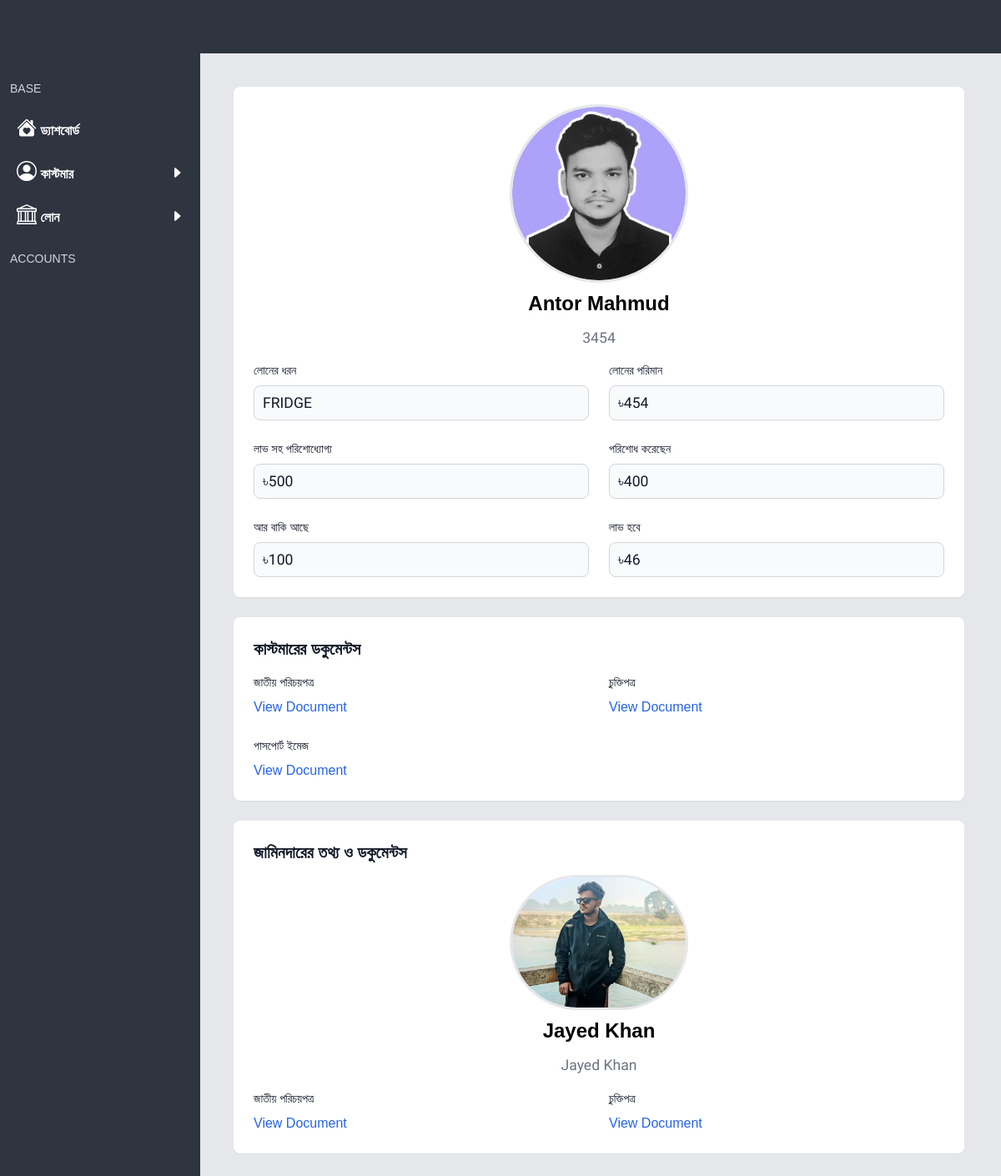
/profile/13, run on the app's committed database.
### base/models.py (models this page shows, shortened)
class Base(models.Model):
    created_at = models.DateTimeField(default=timezone.now, editable=False)
    updated_at = models.DateTimeField(auto_now=True)
    class Meta:
        abstract = True

class Customer(Base):
    name = models.CharField(max_length=100)
    address = models.CharField(max_length=100)
    mobile = models.CharField(max_length=100)
    loans = models.ForeignKey(Loan, on_delete=models.CASCADE, related_name='user_loan')
    total_loan_amount = models.IntegerField(default=0)
    already_paid = models.IntegerField(default=0)
    have_to_paid = models.IntegerField(default=0)
    dp = models.FileField(upload_to='dp', null=True, blank=True)
    notes = models.TextField(null=True, blank=True)
    mission_complete = models.BooleanField(default=False)
    profit = models.IntegerField(default=0)
    have_to_pay = models.IntegerField(default=0)

class Loan(Base):
    name = models.CharField(max_length=100)
    price = models.IntegerField(default=0)

class Document(Base):
    customer = models.ForeignKey(Customer, on_delete=models.CASCADE)
    cus_nid = models.FileField(null=True, blank=True,upload_to='customer-documents')
    cus_photo = models.FileField(null=True, blank=True,upload_to='customer-documents')
    cus_stamp = models.FileField(null=True, blank=True,upload_to='customer-documents')
    jamin_nid = models.FileField(null=True, blank=True,upload_to='customer-documents')
    jamin_photo = models.FileField(null=True, blank=True,upload_to='customer-documents')
    jamin_stamp = models.FileField(null=True, blank=True,upload_to='customer-documents')
    jamin_name = models.CharField(max_length=100)

### base/views.py (the view)
# urls.py: path('profile/<int:id>', view_profile),
def view_profile(request, id):
   customer = Customer.objects.get(id=id)
   docs = Document.objects.get(customer=customer)
   context = {'docs':docs, 'profit': abs(customer.profit), 'customer':customer}
   return render(request, 'profile.html', context)

### templates/profile.html
{% extends 'base.html' %}
{% block body %}
    <div class="m-3 md:m-9 space-y-6">
        <div class="bg-white p-6 rounded-lg shadow-sm space-y-4">
          <div class="flex flex-col gap-3 justify-center items-center">
            <img class="ring ring-gray-200 rounded-full w-52" src="{{customer.dp.url}}" alt="" />
            <h2 class="font-bold text-2xl">{{customer.name}}</h2>
            <p class="text-gray-500">{{customer.mobile}}</p>
          </div>
            <div class="grid grid-cols-1 md:grid-cols-2 gap-6">
                <div>
                    <label class="block mb-2 text-sm font-medium text-gray-900">লোনের ধরন</label>
                    <p id="profile-name" class="bg-gray-50 border border-gray-300 text-gray-900 sm:text-sm rounded-lg block w-full p-2.5">{{customer.loans.name}}</p>
                </div>
                <div>
                    <label class="block mb-2 text-sm font-medium text-gray-900">লোনের পরিমান</label>
                    <p id="profile-phone" class="bg-gray-50 border border-gray-300 text-gray-900 sm:text-sm rounded-lg block w-full p-2.5">৳{{customer.total_loan_amount}}</p>
                </div>
                <div>
                    <label class="block mb-2 text-sm font-medium text-gray-900">লাভ সহ পরিশোধ্যোগ্য </label>
                    <p id="profile-loan-amount" class="bg-gray-50 border border-gray-300 text-gray-900 sm:text-sm rounded-lg block w-full p-2.5">৳{{customer.have_to_pay}}</p>
                </div>
                <div>
                    <label class="block mb-2 text-sm font-medium text-gray-900">পরিশোধ করেছেন</label>
                    <p id="profile-loan-type" class="bg-gray-50 border border-gray-300 text-gray-900 sm:text-sm rounded-lg block w-full p-2.5">৳{{customer.already_paid}}</p>
                </div>
                <div>
                    <label class="block mb-2 text-sm font-medium text-gray-900">আর বাকি আছে</label>
                    <p id="profile-payable-amount" class="bg-gray-50 border border-gray-300 text-gray-900 sm:text-sm rounded-lg block w-full p-2.5">৳{{customer.have_to_paid}}</p>
                </div>
                <div>
                    <label class="block mb-2 text-sm font-medium text-gray-900">লাভ হবে
                    </label>
                    <p id="profile-phone" class="bg-gray-50 border border-gray-300 text-gray-900 sm:text-sm rounded-lg block w-full p-2.5">৳{{profit}}</p>
                </div>
            </div>
        </div>
        <div class="bg-white p-6 rounded-lg shadow-sm space-y-4">
            <h2 class="text-xl font-semibold text-gray-900">কাস্টমারের ডকুমেন্টস</h2>
            <div class="grid grid-cols-1 md:grid-cols-2 gap-6">
                <div>
                    <label class="block mb-2 text-sm font-medium text-gray-900">জাতীয় পরিচয়পত্র </label>
                    <a href="{{docs.cus_nid.url}}" id="profile-nid" class="text-blue-600 hover:underline">View Document</a>
                </div>
                <div>
                    <label class="block mb-2 text-sm font-medium text-gray-900">চুক্তিপত্র</label>
                    <a href="{{docs.cus_stamp.url}}" id="profile-agreement" class="text-blue-600 hover:underline">View Document</a>
                </div>
                <div>
                    <label class="block mb-2 text-sm font-medium text-gray-900">পাসপোর্ট ইমেজ</label>
                    <a href="{{docs.cus_photo.url}}" id="profile-passport-image" class="text-blue-600 hover:underline">View Document</a>
                </div>
            </div>
        </div>
        <div class="bg-white p-6 rounded-lg shadow-sm space-y-4">
            <h2 class="text-xl font-semibold text-gray-900">জামিনদারের তথ্য ও ডকুমেন্টস</h2>
<div class="flex flex-col gap-3 justify-center items-center">
            <img class="ring ring-gray-200 rounded-full w-52" src="{{docs.jamin_photo.url}}" alt="" />
            <h2 class="font-bold text-2xl">{{docs.jamin_name}}</h2>
            <p class="text-gray-500">{{docs.jamin_name}}</p>
          </div>
            <div class="grid grid-cols-1 md:grid-cols-2 gap-6">
                <div>
                    <label class="block mb-2 text-sm font-medium text-gray-900">জাতীয় পরিচয়পত্র</label>
                    <a href="{{docs.jamin_nid.url}}" id="profile-nominee-nid" class="text-blue-600 hover:underline">View Document</a>
                </div>
                <div>
                    <label class="block mb-2 text-sm font-medium text-gray-900">চুক্তিপত্র</label>
                    <a href="{{docs.jamin_stamp.url}}" id="profile-nominee-passport" class="text-blue-600 hover:underline">View Document</a>
                </div>
            </div>
        </div>
    </div>
{% endblock %}

### templates/base.html (style rules this page uses)
body { font-family: 'SolaimanLipi', Arial, sans-serif !important; }
h1, ul, li, p,.mute, form { font-family: 'SolaimanLipi', sans-serif !important; font-weight: 400 ; font-style: normal; }
p { font-family: "Gabarito", sans-serif !important; font-size: 1.1em !important; }

### data on the page
Customer: dp (picture), name "Antor Mahmud", mobile "3454", loans.name "FRIDGE", total_loan_amount "454", have_to_pay "500", already_paid "400", have_to_paid "100"
Document: jamin_photo (picture), jamin_name "Jayed Khan"

### other printed values
{{ profit }} "46"
